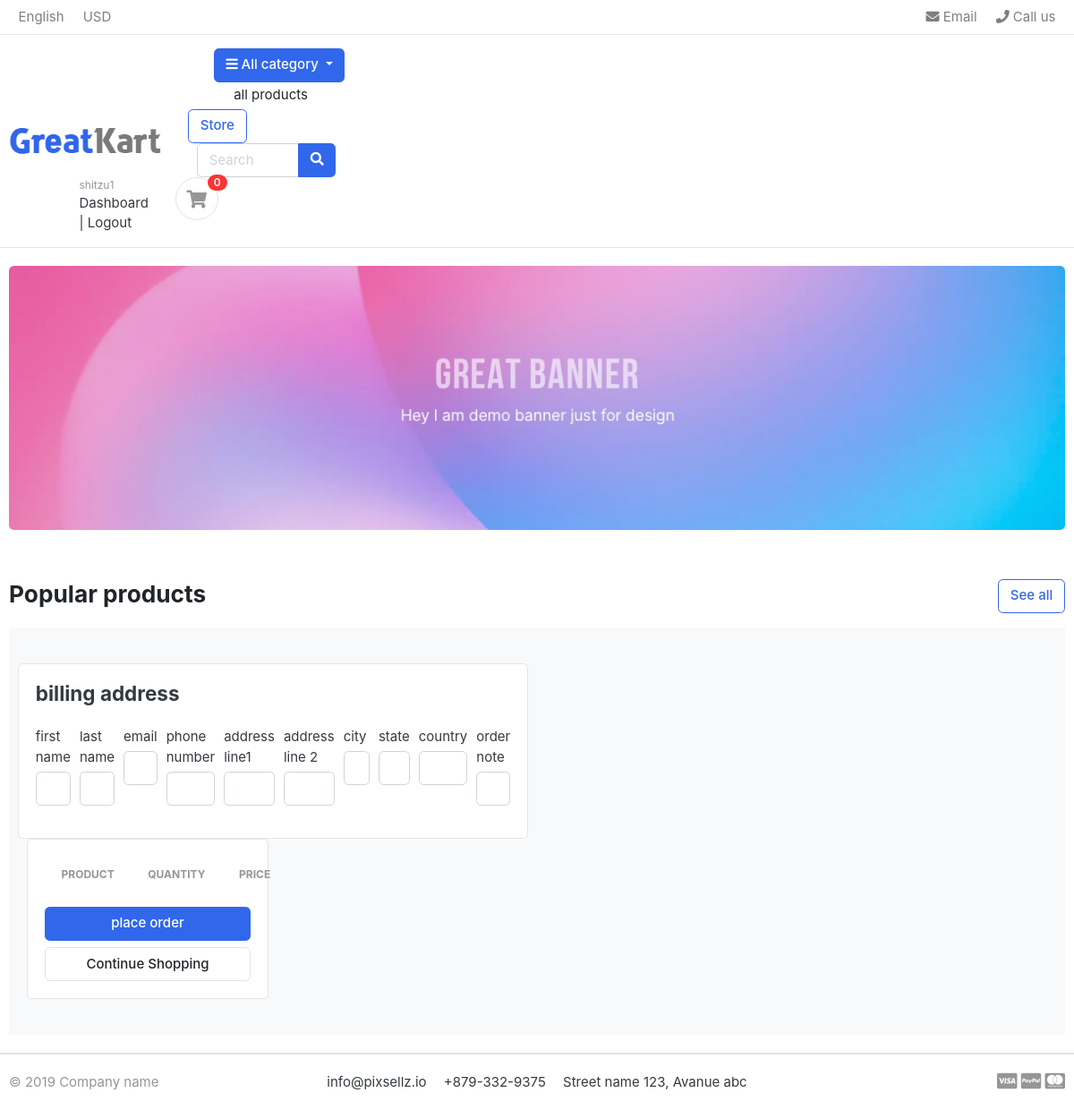
Page /cart/checkout/ (signed in) on the earlier database version.
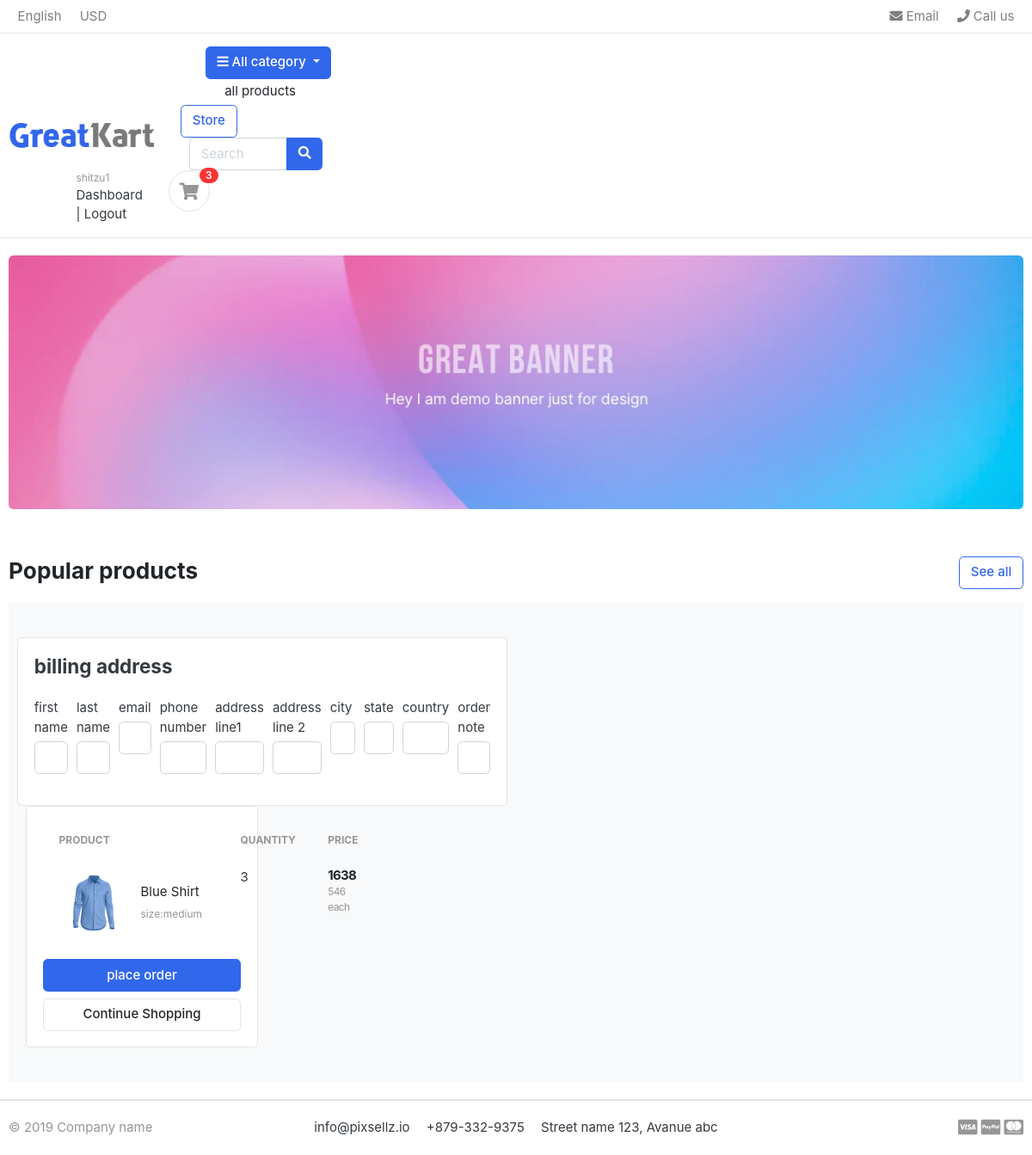
Same page on the later database version.
### carts/models.py (models this page shows, shortened)
class CartItem(models.Model):
    user=models.ForeignKey(Account,on_delete=models.CASCADE, null=True, blank=True)
    product   = models.ForeignKey(Product,on_delete=models.CASCADE)
    variations=models.ManyToManyField(Variation,blank=True)
    cart      = models.ForeignKey(Cart,on_delete=models.CASCADE)
    quantity   = models.IntegerField()
    is_active = models.BooleanField(default=True)
    def sub_total(self):
        return self.product.price*self.quantity

### store/models.py (models this page shows, shortened)
class Product(models.Model):
    product_name  = models.CharField(max_length=200,unique=True)
    slug          = models.SlugField(max_length=200,unique=True)
    description   = models.TextField(max_length=500,blank=True)
    price         = models.IntegerField()
    images        = models.ImageField(upload_to='photos/products')
    stock         = models.IntegerField()
    is_available  = models.BooleanField(default=True)
    category      = models.ForeignKey(Category,on_delete=models.CASCADE)
    created_date  = models.DateTimeField(auto_now_add=True)
    modified_date = models.DateTimeField(auto_now=True)
    def get_url(self):
        return reverse('product_detail',args=[self.category.slug, self.slug])

class Variation(models.Model):
    product=models.ForeignKey(Product,on_delete=models.CASCADE)
    variation_category=models.CharField(max_length=100,choices=variation_category_choice)
    variation_value=models.CharField(max_length=100)
    is_active=models.BooleanField(default=True)
    created_date=models.DateTimeField(auto_now=True)
    objects=VariationManager()

### carts/views.py (the view)
# urls.py: path('checkout/',views.checkout,name='checkout'),
@login_required(login_url='login')
def checkout(request,total=0,quantity=0,cart_items=None):
    try:
        tax=0
        grand_total=0
        if request.user.is_authenticated:
            cart_items=CartItem.objects.filter(user=request.user,is_active=True)
        else:
            cart=Cart.objects.get(cart_id=_cart_id(request))
            cart_items=CartItem.objects.filter(cart=cart,is_active=True)
        for cart_item in cart_items:
            total+=(cart_item.product.price*cart_item.quantity)
            quantity+=cart_item.quantity
        tax=(2*total)/100
        grand_total=total+tax
    except ObjectDoesNotExist:
        pass
    context={
       'total':total,
       'quantity':quantity,
       'cart_items':cart_items,
       'tax':tax,
       'grand_total':grand_total,
    }
    return render(request,'store/checkout.html',context)

### carts/context_processors.py (called while the page is built)
def counter(request):
    cart_count=0
    if 'admin' in request.path:
        return{}
    else:
        try:
            cart=Cart.objects.filter(cart_id=_cart_id(request))
            if request.user.is_authenticated:
                cart_items=CartItem.objects.all().filter(user=request.user)
            else:
                cart_items=CartItem.objects.all().filter(cart=cart[:1])
            for cart_item in cart_items:
                cart_count+=cart_item.quantity
        except Cart.DoesNotExist:
            cart_count=0
    return dict(cart_count=cart_count)

### carts/views.py (called while the page is built)
def _cart_id(request):
    cart=request.session.session_key
    if not cart:
        cart=request.session.create()
    return cart

### category/context_processors.py (called while the page is built)
def menu_links(request):
    links=Category.objects.all()
    return dict(links=links)

### category/models.py (called while the page is built)
    def get_url(self):
            return reverse('products_by_category',args=[self.slug])

### templates/store/checkout.html (shortened to what this page needs)
{% extends 'base.html' %}
{% load static %}
{% block content %}
<section class="section-content padding-y bg">
<div class="container">
<div class="row">
	<aside class="col-lg-6">
<div class="card">
  <div class="card-body">
    <h4 class="caerd-title mb-4">billing address</h4>
    <form action="" method="POST">
      <div class="form-row">
        <div class="col form-group">
          <label for="">first name</label>
          <input type="text" name="first name" class="form-control" required>
          </div>
          <div class="col form-group">
            <label for="">last name</label>
            <input type="text" name="last name" class="form-control" required>
            </div>
            <div class="col form-group">
              <label for="">email</label>
              <input type="text" name="email" class="form-control" required>
              </div>
              <div class="col form-group">
                <label for="">phone number</label>
                <input type="text" name="phone number" class="form-control" required>
                </div>
                <div class="col form-group">
                  <label for="">address line1</label>
                  <input type="text" name="address_line_1" class="form-control" required>
                  </div>
                  <div class="col form-group">
                    <label for="">address line 2</label>
                    <input type="text" name="address_line_2" class="form-control" required>
                    </div>
                    <div class="col form-group">
                      <label for="">city</label>
                      <input type="text" name="city" class="form-control" required>
                      </div>
                      <div class="col form-group">
                        <label for="">state</label>
                        <input type="text" name="state" class="form-control" required>
                        </div>
                        <div class="col form-group">
                          <label for="">country</label>
                          <input type="text" name="country" class="form-control" required>
                          </div>
                          <div class="col form-group">
                            <label for="">order note</label>
                            <input type="text" name="order note" class="form-control" >
                            </div>
          </div>
          </div>
          </div>
</div>
	<aside class="col-lg-3">
		<div class="card">
		<div class="card-body">
      <table class="table table-borderless table-shopping-cart">
      <thead class="text-muted">
      <tr class="small text-uppercase">
        <th scope="col">Product</th>
        <th scope="col" width="120">Quantity</th>
        <th scope="col" width="120">Price</th>
      </tr>
      </thead>
      <tbody>
      	{% for cart_item in cart_items %}
      <tr>
      	<td>
      		<figure class="itemside align-items-center">
      			<div class="aside"><img src="{{cart_item.product.images.url}}" class="img-sm"></div>
      			<figcaption class="info">
      				<a href="{{  cart_item.product.get_url }}" class="title text-dark">{{cart_item.product.product_name}}</a>
      				<p class="text-muted small">
                {%if cart_item.variations.all %}
                {% for item in cart_item.variations.all %}
                  {{item.variation_category}}:{{item.variation_value}}
                {% endfor %}
                {% endif %}
              </p>
      			</figcaption>
      		</figure>
      	</td>
      	<td>
      				<label for ="">{{cart_item.quantity}}</label>
      	</td>
      	<td>
      		<div class="price-wrap">
      			<var class="price">{{cart_item.sub_total}}</var>
      			<small class="text-muted">{{cart_item.product.price}} each</small>
      		</div>
      	</td>
      </tr>
      {% endfor %}
      </tbody>
      </table>
      <button type="submit" name="submit" class="btn btn-primary btn-block">place order</button>
			<a href="{% url 'store' %}" class="btn btn-light btn-block">Continue Shopping</a>
		</div>
		</div>
</aside>
</div>
</div>
</section>
{% endblock %}

### templates/includes/navbar.html (shortened to what this page needs)
{% load static %}
<header class="section-header">
<nav class="navbar p-md-0 navbar-expand-sm navbar-light border-bottom">
<div class="container">
  <div class="collapse navbar-collapse" id="navbarTop4">
    <ul class="navbar-nav mr-auto">
      <li class="nav-item dropdown">
      <a href="#" class="nav-link">   English </a>
    </li>
    <li class="nav-item dropdown">
      <a href="#" class="nav-link"> USD </a>
    </li>
    </ul>
    <ul class="navbar-nav">
    <li><a href="#" class="nav-link"> <i class="fa fa-envelope"></i> Email </a></li>
    <li><a href="#" class="nav-link"> <i class="fa fa-phone"></i> Call us </a></li>
  </ul>
  </div>
</div>
</nav>
<section class="header-main border-bottom">
  <div class="container">
<div class="row align-items-center">
  <div class="col-lg-2 col-md-3 col-6">
    <a href="{% url 'home' %}" class="brand-wrap">
      <img class="logo" src="{% static './images/logo.png' %}">
    </a>
  </div>
  <div class="col-lg col-sm col-md col-6 flex-grow-0">
    <div class="category-wrap dropdown d-inline-block float-right">
      <button type="button" class="btn btn-primary dropdown-toggle" data-toggle="dropdown">
        <i class="fa fa-bars"></i> All category
      </button>
      <a class="dropdown-item" href="{% url 'store' %}">all products</a>
  </div>
  <a href="{% url 'store' %}" class="btn btn-outline-primary">Store</a>
  <div class="col-lg  col-md-6 col-sm-12 col">
    <form action="{% url 'search' %}" class="search" method="GET">
      <div class="input-group w-100">
          <input type="text" class="form-control" style="width:60%;" placeholder="Search" name='keyword'>
          <div class="input-group-append">
            <button class="btn btn-primary" type="submit">
              <i class="fa fa-search"></i>
            </button>
          </div>
        </div>
    </form>
  </div>
  <div class="col-lg-3 col-sm-6 col-8 order-2 order-lg-3">
        <div class="d-flex justify-content-end mb-3 mb-lg-0">
          {% if user.id is  None %}
          <div class="widget-header">
            <small class="title text-muted">Welcome guest!</small>
            <div>
              <a href="{% url 'login' %}">Sign in</a> <span class="dark-transp"> | </span>
              <a href="{% url 'register' %}"> Register</a>
            </div>
          </div>
           {% else %}
           <div class="widget-header">
             <small class="title text-muted">{{user.first_name}}</small>
             <div>
               <a href="{% url 'dashboard' %}">Dashboard</a> <span class="dark-transp"> | </span>
               <a href="{% url 'logout' %}"> Logout</a>
             </div>
           </div>
           {% endif %}
          <a href="{% url 'cart' %}" class="widget-header pl-3 ml-3">
            <div class="icon icon-sm rounded-circle border"><i class="fa fa-shopping-cart"></i></div>
            <span class="badge badge-pill badge-danger notify">{{cart_count}}</span>
          </a>
        </div>
      </div>
</div>
  </div>
</section>
</header>
<section class="section-intro padding-y-sm">
<div class="container">
<div class="intro-banner-wrap">
  <img src="{% static 'images/banners/1.jpg' %}" class="img-fluid rounded">
</div>
</div>
</section>
<section class="section-name padding-y-sm">
<div class="container">
<header class="section-heading">
  <a href="./store.html" class="btn btn-outline-primary float-right">See all</a>
  <h3 class="section-title">Popular products</h3>
</header>

Differences in the rows shown:
added CartItem: product.images (picture), product.product_name "Blue Shirt", quantity "3", sub_total "1638", product.price "546"
now on this page (row unchanged): Variation: variation_category "size", variation_value "medium"
Other differences:
{{ cart_count }}: "0" → "3"
